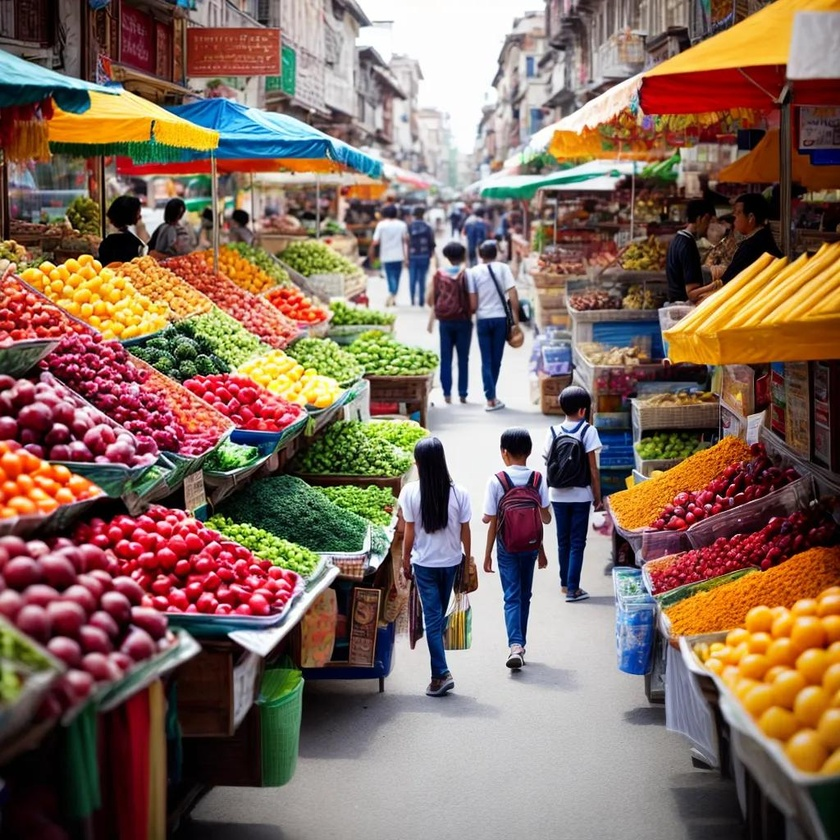
#> input picture assets/p1.jpg, 840 x 840 px, shrunk from 1024 x 1024 before the run
$ jupyter execute first.ipynb
#> lines starting #> are read from the running program, lines starting #| are printed output that depends on the picture
# GETTING STARTED WITH OPEN CV

## INITIALIZATION

[cell 1]
import cv2 as cv
import matplotlib.pyplot as plt

## LOAD IMAGES

[cell 2]
image = cv.imread("assets/p1.jpg",1)
#> image is the input picture: shape (840, 840, 3); mean B, G, R 94.5, 108.4, 133.1
height,width,channel=image.shape
#> height = 840; width = 840; channel = 3
print(height," ",width," ",channel)
#| 840   840   3
image

## DISPLAY IMAGES

[cell 3]
cv.imshow("NITISH IMAGE TITLE",image)
cv.waitKey(0)## WAIT UNTIL ANY KEY IS PRESSED
cv.destroyAllWindows()

## SAVE IMAGES

[cell 4]
if image is not None:
    success=cv.imwrite("assetsO/po1.jpg",image)
    if success:
        print("IMAGE SAVED SCCESSFULLY.")
    else:
        print("FAILED TO SAVE THE IMAGE")
else:
    print("ERROR: COULD NOT LOAD IMAGE")

## IMAGE DIMENSION
- height
- width
- color channels

[cell 5]
if image is not None:
    h,w,c=image.shape
#> h = 840; w = 840; c = 3
    print(f"Image loaded:\nHeight: {h}\nWidth: {w}\nChannels:{c}")
#| Image loaded:
#| Height: 840
#| Width: 840
#| Channels:3

## GRAY SCALE CONVERSION

- PURE GRAY

[cell 6]
gray=cv.cvtColor(image,cv.COLOR_BGR2GRAY)
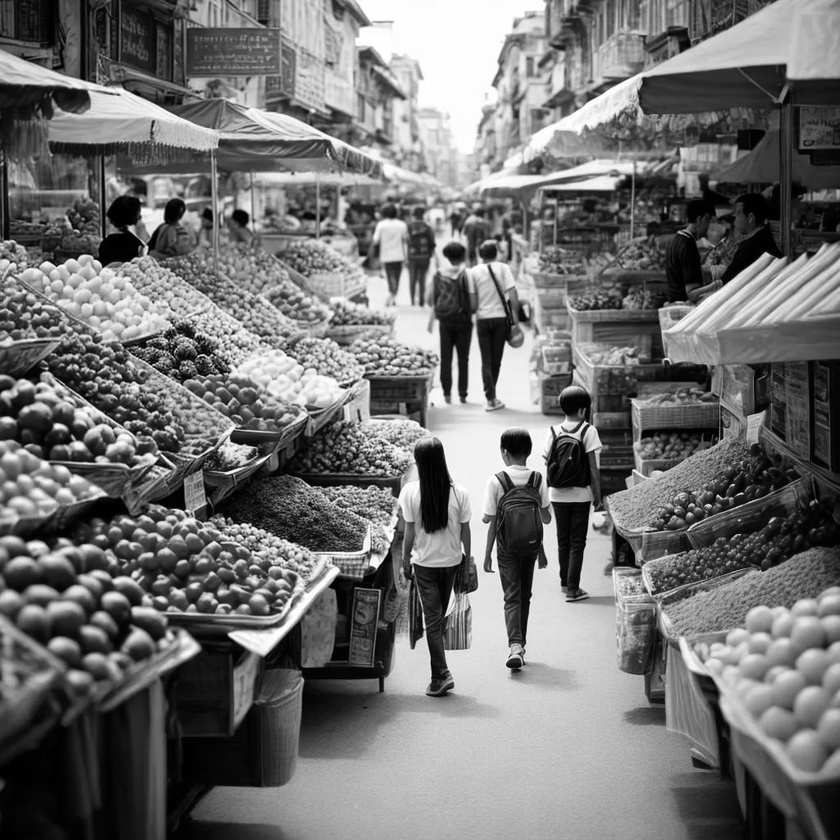
#> gray: shape (840, 840); min 0, max 255, mean 114.2
cv.imshow("GRAY IMAGE TITLE",gray)
cv.waitKey(0)
cv.destroyAllWindows()


$ run again, with assets/p2.jpg copied over assets/p1.jpg
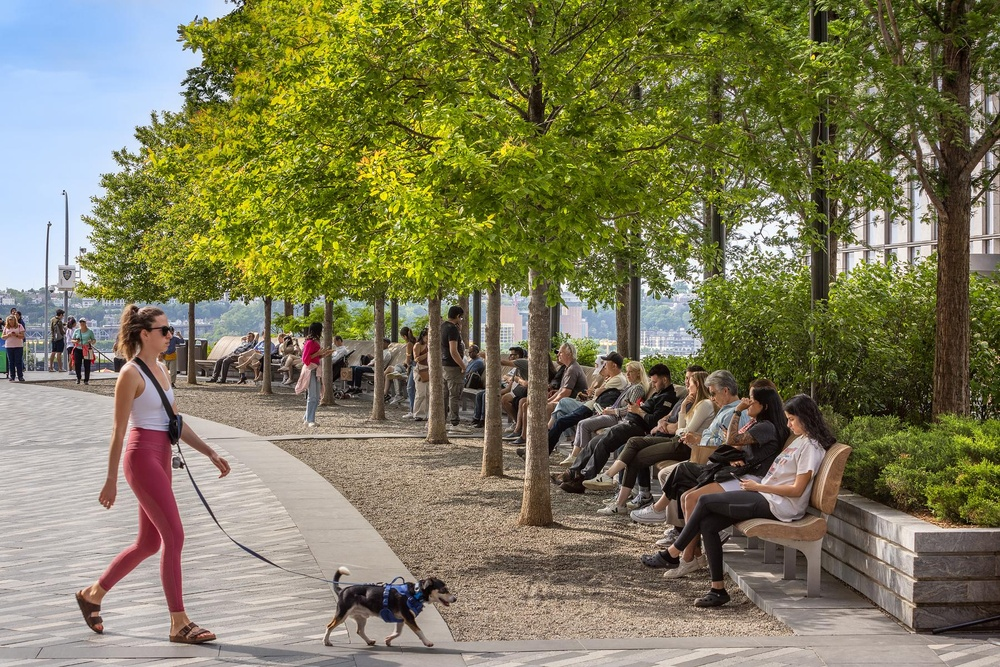
#> input picture assets/p2.jpg, 1000 x 667 px, shrunk from 1800 x 1201 before the run
#> image is the input picture: shape (667, 1000, 3); mean B, G, R 90.5, 122.5, 125.2
#| 667   1000   3
#| Image loaded:
#| Height: 667
#| Width: 1000
#| Channels:3
#> `gray=cv.cvtColor(image,cv.COLOR_BGR2GRAY)`:
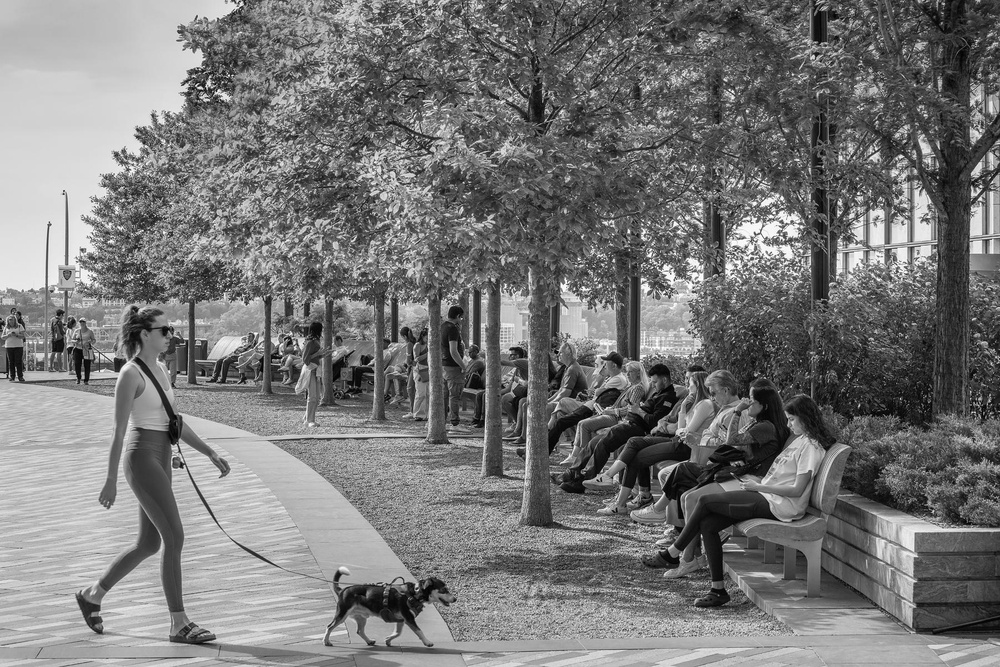
#> gray: shape (667, 1000); min 0, max 255, mean 119.7

$ run again, with assets/p3.jpg copied over assets/p1.jpg
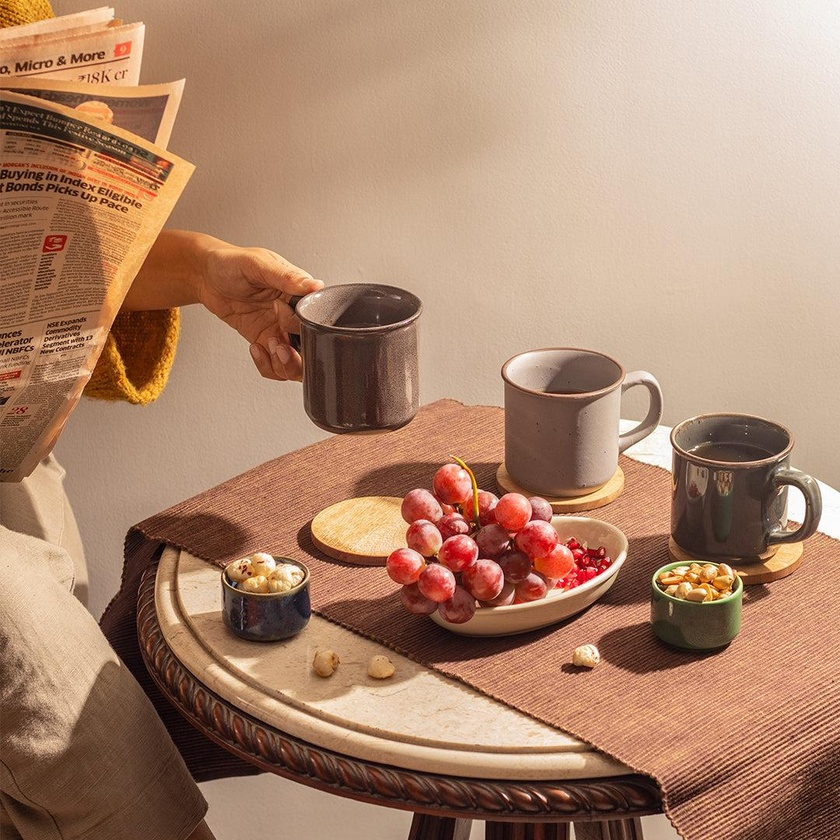
#> input picture assets/p3.jpg, 840 x 840 px, shrunk from 1080 x 1080 before the run
#> image is the input picture: shape (840, 840, 3); mean B, G, R 109.6, 134.4, 172.7
#| 840   840   3
#| Image loaded:
#| Height: 840
#| Width: 840
#| Channels:3
#> `gray=cv.cvtColor(image,cv.COLOR_BGR2GRAY)`:
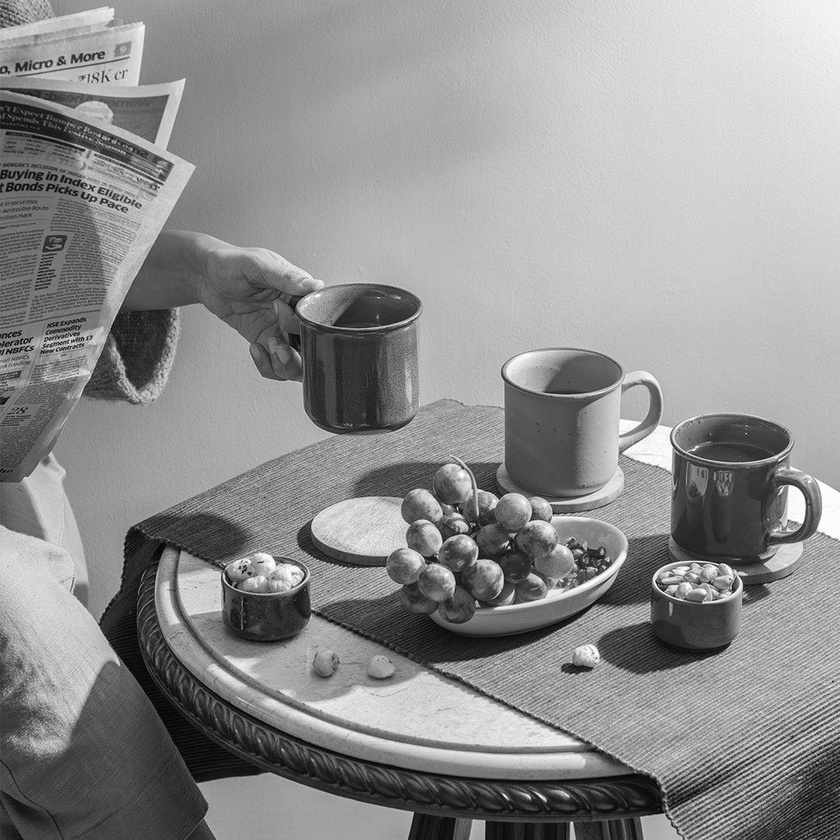
#> gray: shape (840, 840); min 2, max 255, mean 143

$ run again, with assets/p4.jpg copied over assets/p1.jpg
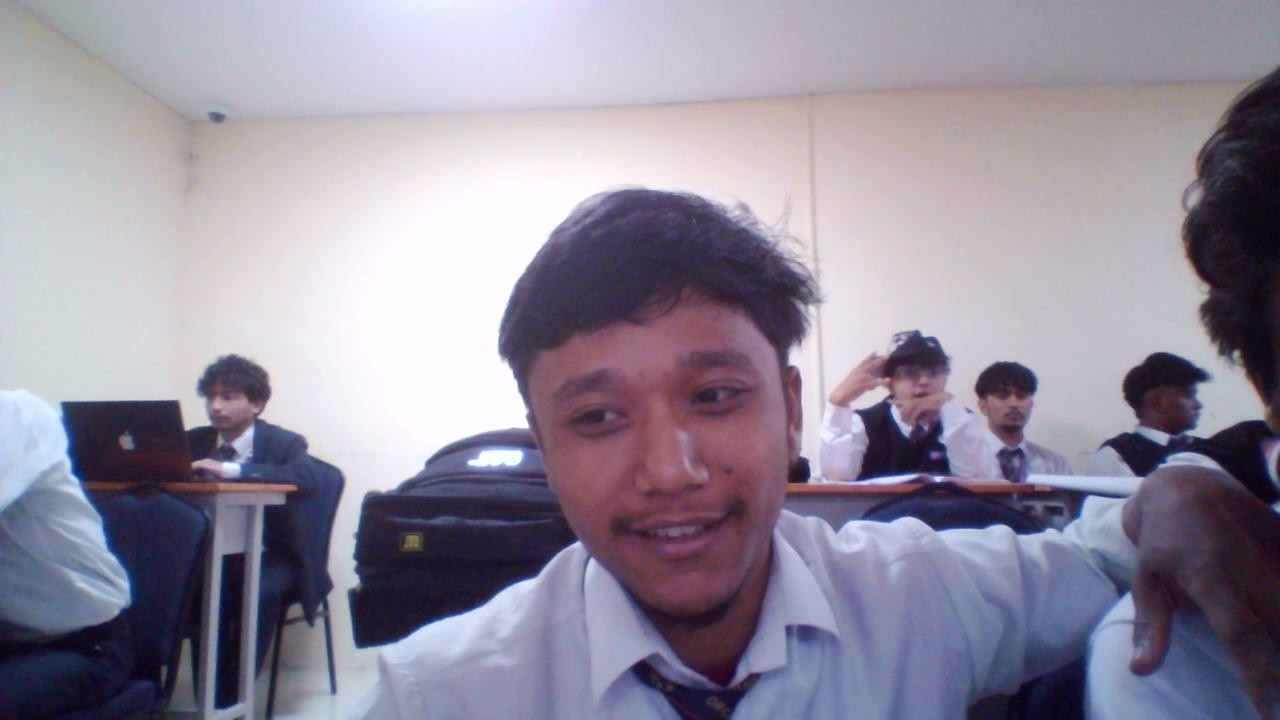
#> input picture assets/p4.jpg, 1280 x 720 px
#> image is the input picture: shape (720, 1280, 3); mean B, G, R 156.5, 140.4, 147.3
#| 720   1280   3
#| Image loaded:
#| Height: 720
#| Width: 1280
#| Channels:3
#> `gray=cv.cvtColor(image,cv.COLOR_BGR2GRAY)`:
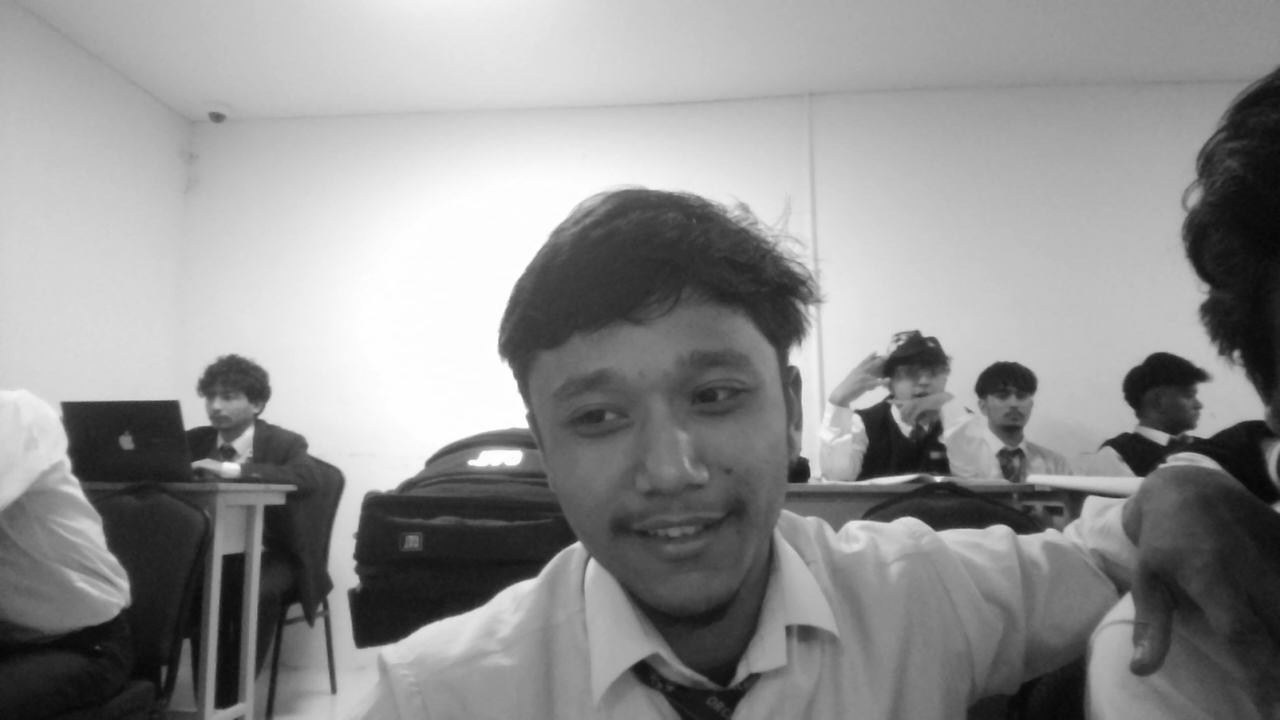
#> gray: shape (720, 1280); min 6, max 255, mean 144.3
